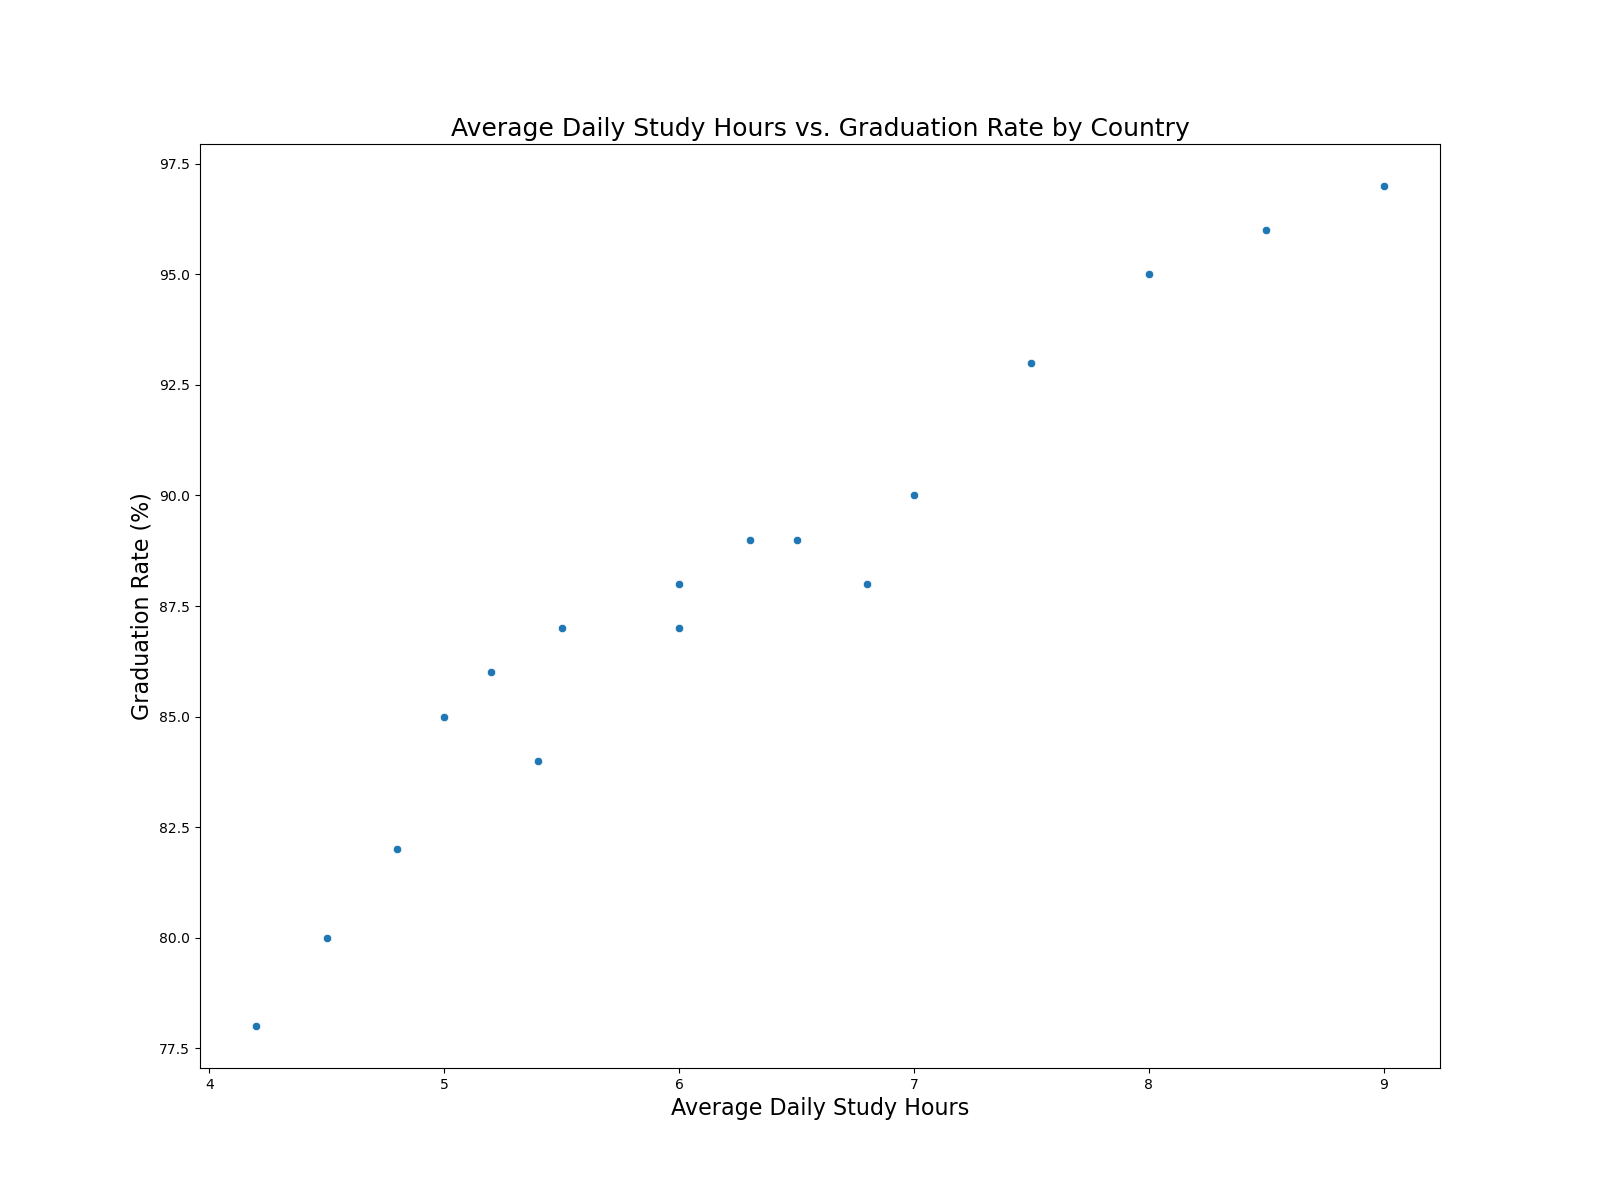

Write the Python code that produced this figure.

import seaborn as sns
import pandas as pd
import matplotlib.pyplot as plt

# Create a DataFrame with the provided data
data = {
    'Country': ['USA', 'Canada', 'Germany', 'France', 'UK', 'Japan', 'Australia', 'Italy', 'Spain', 'South Korea', 'China', 'India', 'Brazil', 'Russia', 'Mexico', 'Nigeria', 'South Africa'],
    'Average_Daily_Study_Hours': [5, 6, 7, 5.5, 6.5, 8, 5.2, 6.8, 6, 9, 8.5, 7.5, 4.8, 6.3, 5.4, 4.5, 4.2],
    'Graduation_Rate_Percentage': [85, 88, 90, 87, 89, 95, 86, 88, 87, 97, 96, 93, 82, 89, 84, 80, 78]
}

df = pd.DataFrame(data)

# Plotting the scatterplot
plt.figure(figsize=(16, 12))
scatterplot = sns.scatterplot(data=df, x='Average_Daily_Study_Hours', y='Graduation_Rate_Percentage', palette=['#FF5733', '#33FFCE'])

scatterplot.set_title('Average Daily Study Hours vs. Graduation Rate by Country', fontsize=18)
scatterplot.set_xlabel('Average Daily Study Hours', fontsize=16)
scatterplot.set_ylabel('Graduation Rate (%)', fontsize=16)
plt.show()
